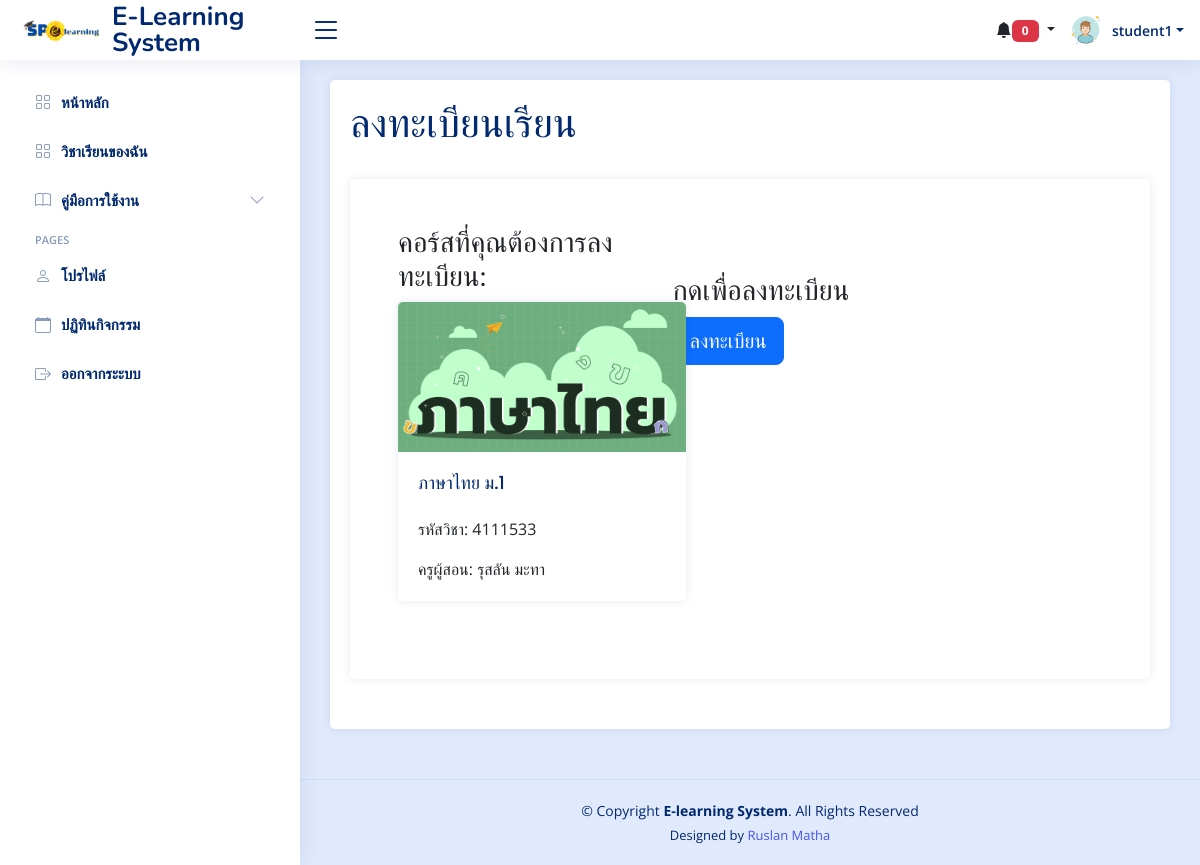
The page /student/student_course_registration.php?course_id=2 (signed in) on the database its author committed.
### tables this page shows
CREATE TABLE `students` (
  `s_id` int(11) NOT NULL,
  `username` varchar(255) NOT NULL,
  `password` varchar(255) NOT NULL,
  `first_name` varchar(255) NOT NULL,
  `last_name` varchar(255) NOT NULL,
  `class` varchar(50) NOT NULL,
  `image_id` int(11) NOT NULL
);

CREATE TABLE `courses` (
  `c_id` int(11) NOT NULL,
  `course_name` varchar(255) NOT NULL,
  `description` text NOT NULL,
  `teacher_id` int(11) NOT NULL DEFAULT 1,
  `created_at` datetime NOT NULL,
  `updated_at` datetime NOT NULL,
  `c_img` varchar(255) NOT NULL,
  `course_code` varchar(255) NOT NULL,
  `group_id` int(11) DEFAULT NULL,
  `is_open` tinyint(1) DEFAULT 1,
  `access_code` varchar(255) DEFAULT NULL
);

CREATE TABLE `teachers` (
  `t_id` int(11) NOT NULL,
  `username` varchar(255) NOT NULL,
  `password` varchar(255) NOT NULL,
  `first_name` varchar(255) NOT NULL,
  `last_name` varchar(255) NOT NULL,
  `email` varchar(255) NOT NULL,
  `group_id` int(11) DEFAULT NULL,
  `image_id` int(11) DEFAULT NULL
);

### student/student_course_registration.php (the view, shortened to what this page needs)
<?php
include('../connections/connection.php');
if (isset($_GET['course_id'])) {
    $course_id = $_GET['course_id'];
    try {
        $stmt = $db->prepare("SELECT * FROM courses WHERE c_id = :course_id");
        $stmt->bindParam(':course_id', $course_id);
        $stmt->execute();
        $course = $stmt->fetch(PDO::FETCH_ASSOC);
    } catch (PDOException $e) {
        echo "Error: " . $e->getMessage();
        exit();
    }
} else {
    header("Location: index.php");
    exit();
}
try {
    $user_id = $_SESSION['user_id'];
    $stmt = $db->prepare("SELECT * FROM students WHERE s_id = :user_id");
    $stmt->bindParam(':user_id', $user_id);
    $stmt->execute();
    $student = $stmt->fetch(PDO::FETCH_ASSOC);
} catch (PDOException $e) {
    echo "เกิดข้อผิดพลาด: " . $e->getMessage();
}
?>
<?php include('head.php'); ?>
<body>
    <?php include('header.php'); ?>
    <?php include('sidebar.php'); ?>
    <main id="main" class="main">
    <div class="card">
    <div class="card-body">
    <div class="card-title">
        <h1>ลงทะเบียนเรียน</h1>
    </div>
    <div class="card py-5">
        <div class="row">
            <div class="col-lg-4 ms-5">
                <h3>คอร์สที่คุณต้องการลงทะเบียน:</h3>
                <div class="card" style="width: 18rem;">
                    <img src="<?= $course['c_img']; ?>" class="card-img-top" alt="Course Image" style="height: 150px; object-fit: cover;">
                    <div class="card-body">
                        <h5 class="card-title"><?= $course['course_name']; ?></h5>
                        <p class="card-text">รหัสวิชา: <?= $course['course_code']; ?></p>
                        <?php
                        $teacher_id = $course['teacher_id'];
                        $teacher_stmt = $db->prepare("SELECT * FROM teachers WHERE t_id = :teacher_id");
                        $teacher_stmt->bindParam(':teacher_id', $teacher_id);
                        $teacher_stmt->execute();
                        $teacher = $teacher_stmt->fetch(PDO::FETCH_ASSOC);
                        ?>
                        <p class="card-text">ครูผู้สอน: <?= $teacher['first_name']; ?> <?= $teacher['last_name']; ?></p>
                    </div>
                </div>
            </div>
            <?php if (empty($course['access_code'])): ?>
                <div class="col-lg-4 mt-5">
                <h3>กดเพื่อลงทะเบียน</h3>
                <form action="registeration_course_no_pass.php?course_id=<?php echo $course_id; ?>" method="POST">
                    <button type="submit" class="btn btn-primary btn-lg">ลงทะเบียน</button>
                </form>
            </div>
            <?php endif; ?>
                    </div>
        </div>
    </div>
</div>
    </main>
    <?php include('footer.php');?>
</body>
</html>

### student/header.php (shortened to what this page needs)
<header id="header" class="header fixed-top d-flex align-items-center">
<div class="d-flex align-items-center justify-content-between">
  <a href="index.html" class="logo d-flex align-items-center">
    <img src="img/logo.png" alt="">
    <span class="d-none d-lg-block">E-Learning System</span>
  </a>
  <i class="bi bi-list toggle-sidebar-btn"></i>
</div>
<nav class="header-nav ms-auto">
  <ul class="d-flex align-items-center">
<div class="dropdown d-none d-md-block">
  <button class="btn dropdown-toggle" type="button" id="notificationDropdown" data-bs-toggle="dropdown" aria-expanded="false">
    <i class="bi bi-bell-fill"></i><span class="badge bg-danger" id="notificationCount">0</span>
  </button>
</div>
    <li class="nav-item dropdown pe-3">
      <a class="nav-link nav-profile d-flex align-items-center pe-0" href="#" data-bs-toggle="dropdown">
                  <?php if (!empty($student['image_id'])): ?>
                      <?php
                      $imageQuery = "SELECT filename FROM student_images WHERE image_id = :image_id";
                      $imageStmt = $db->prepare($imageQuery);
                      $imageStmt->bindParam(':image_id', $student['image_id']);
                      $imageStmt->execute();
                      $image = $imageStmt->fetch(PDO::FETCH_ASSOC);
                      if (!empty($image['filename'])):
                          $imagePath = 'images/' . $image['filename'];
                      else:
                          $imagePath = 'images/Defaul.png';
                      endif;
                      ?>
                      <img src="<?php echo $imagePath; ?>" alt="Profile" class="rounded-circle">
                  <?php else: ?>
                      <img src="images/Defaul.png" alt="Default Profile" class="rounded-circle">
                  <?php endif; ?>
        <span class="d-none d-md-block dropdown-toggle ps-2"><?php echo $student['first_name'];?></span>
      </a>
    </li>
  </ul>
</nav>
</header>

### student/css/style.css (style rules this page uses)
:root { scroll-behavior: smooth; }
a { color: #4154f1; text-decoration: none; }
h1, h2, h3, h4, h5, h6 { font-family: "Nunito", sans-serif; }
#main { margin-top: 60px; padding: 20px 30px; transition: all 0.3s; }
.logo { line-height: 1; }
@media (min-width: 1200px) { .logo { width: 280px; } }
.logo img { max-height: 26px; margin-right: 6px; }
.logo span { font-size: 26px; font-weight: 700; color: #012970; font-family: "Nunito", sans-serif; }
.header { transition: all 0.5s; z-index: 997; height: 60px; box-shadow: 0px 2px 20px rgba(1, 41, 112, 0.1); background-color: #fff; padding-left: 20px; }
.header .toggle-sidebar-btn { font-size: 32px; padding-left: 10px; cursor: pointer; color: #012970; }
@media (min-width: 1200px) { #main, #footer { margin-left: 300px; } }

### student/head.php (style rules this page uses)
body { font-family: "Open Sans", sans-serif; background-color: #e1eafc; }
.badge { font-weight: bold; text-transform: uppercase; padding: 5px 10px; min-width: 19px; }
.header-nav ul { list-style: none; }
.header-nav>ul { margin: 0; padding: 0; }
.header-nav .nav-profile { color: #012970; }
.header-nav .nav-profile img { max-height: 36px; }
.header-nav .nav-profile span { font-size: 14px; font-weight: 600; }
.card { margin-bottom: 30px; border: none; border-radius: 5px; box-shadow: 0px 0px 10px rgba(1, 41, 112, 0.1); background-color: #fff; }
.card-title { padding: 20px 0 15px 0; font-size: 18px; font-weight: 500; color: #012970; font-family: "Poppins", sans-serif; }
.card-body { padding: 0 20px 20px 20px; }

### rows shown on the page
students: first_name "student1"
courses: c_img (picture), course_name "ภาษาไทย ม.1", course_code "4111533"
teachers: first_name "รุสลัน", last_name "มะทา"
